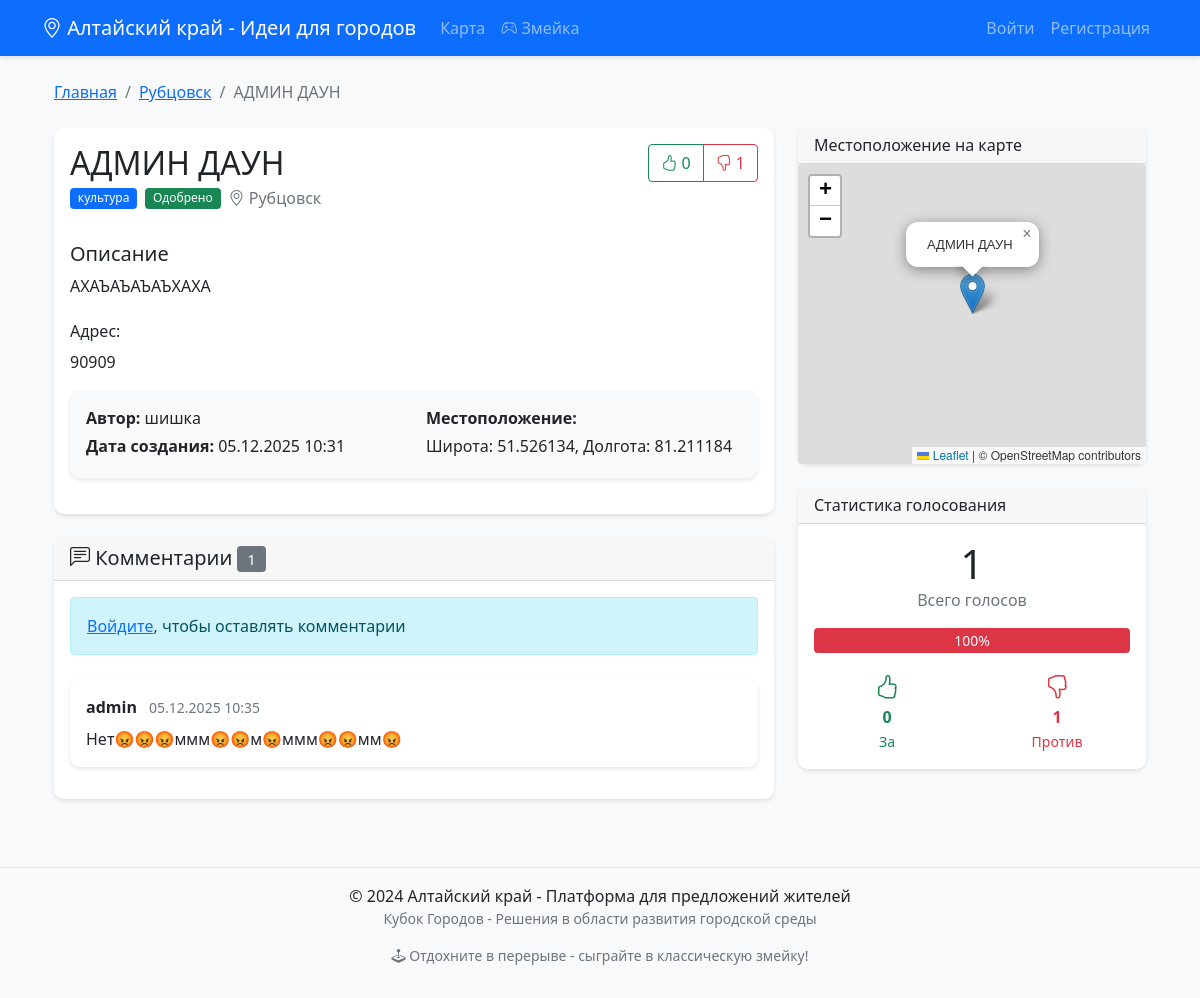
Page /point/2 on the committed database.
### models.py (models this page shows)
class City(db.Model):
    id = db.Column(db.Integer, primary_key=True)
    name = db.Column(db.String(100), unique=True, nullable=False)
    region = db.Column(db.String(100), default='Алтайский край')
    latitude = db.Column(db.Float, nullable=False)
    longitude = db.Column(db.Float, nullable=False)
    zoom_level = db.Column(db.Integer, default=12)
    is_active = db.Column(db.Boolean, default=True)
    created_at = db.Column(db.DateTime, default=datetime.utcnow)
    points = db.relationship('CityPoint', backref='city', lazy=True)

class CityPoint(db.Model):
    id = db.Column(db.Integer, primary_key=True)
    title = db.Column(db.String(200), nullable=False)
    description = db.Column(db.Text, nullable=False)
    category = db.Column(db.String(50), nullable=False)
    latitude = db.Column(db.Float, nullable=False)
    longitude = db.Column(db.Float, nullable=False)
    created_at = db.Column(db.DateTime, default=datetime.utcnow)
    status = db.Column(db.String(20), default='pending')
    address = db.Column(db.String(300))
    user_id = db.Column(db.Integer, db.ForeignKey('user.id'), nullable=False)
    city_id = db.Column(db.Integer, db.ForeignKey('city.id'), nullable=False)
    images = db.relationship('PointImage', backref='point', lazy=True, cascade='all, delete-orphan')
    votes = db.relationship('Vote', backref='point', lazy=True, cascade='all, delete-orphan')
    comments = db.relationship('Comment', backref='point', lazy=True, cascade='all, delete-orphan')

class User(UserMixin, db.Model):
    id = db.Column(db.Integer, primary_key=True)
    username = db.Column(db.String(80), unique=True, nullable=False)
    email = db.Column(db.String(120), unique=True, nullable=False)
    password = db.Column(db.String(200), nullable=False)
    is_admin = db.Column(db.Boolean, default=False)
    created_at = db.Column(db.DateTime, default=datetime.utcnow)
    followed_cities = db.relationship('City', secondary=user_cities,
                                      backref=db.backref('followers', lazy=True))
    proposals = db.relationship('CityPoint', backref='author', lazy=True)
    votes = db.relationship('Vote', backref='voter', lazy=True)
    comments = db.relationship('Comment', backref='author', lazy=True)

class Comment(db.Model):
    id = db.Column(db.Integer, primary_key=True)
    content = db.Column(db.Text, nullable=False)
    user_id = db.Column(db.Integer, db.ForeignKey('user.id'), nullable=False)
    point_id = db.Column(db.Integer, db.ForeignKey('city_point.id'), nullable=False)
    created_at = db.Column(db.DateTime, default=datetime.utcnow)

### app.py (the view)
@app.route('/point/<int:point_id>')
def point_detail(point_id):
    point = CityPoint.query.get_or_404(point_id)
    votes_up = Vote.query.filter_by(point_id=point_id, vote_type='upvote').count()
    votes_down = Vote.query.filter_by(point_id=point_id, vote_type='downvote').count()
    user_vote = None
    if current_user.is_authenticated:
        vote = Vote.query.filter_by(user_id=current_user.id, point_id=point_id).first()
        if vote:
            user_vote = vote.vote_type
    comments = Comment.query.filter_by(point_id=point_id).order_by(Comment.created_at.desc()).all()
    similar_points = CityPoint.query.filter(
        CityPoint.city_id == point.city_id,
        CityPoint.category == point.category,
        CityPoint.id != point_id,
        CityPoint.status == 'approved'
    ).limit(5).all()
    point_data = {
        'id': point.id,
        'title': point.title,
        'latitude': point.latitude,
        'longitude': point.longitude,
        'city_name': point.city.name
    }
    return render_template('point_detail.html',
                           point=point,
                           votes_up=votes_up,
                           votes_down=votes_down,
                           user_vote=user_vote,
                           comments=comments,
                           similar_points=similar_points,
                           point_data=json.dumps(point_data))

### templates/point_detail.html (shortened to what this page needs)
{% extends "base.html" %}
{% block content %}
<div class="container">
    <nav aria-label="breadcrumb" class="mb-4">
        <ol class="breadcrumb">
            <li class="breadcrumb-item"><a href="{{ url_for('index') }}">Главная</a></li>
            <li class="breadcrumb-item"><a href="{{ url_for('index', city_id=point.city.id) }}">{{ point.city.name }}</a></li>
            <li class="breadcrumb-item active">{{ point.title|truncate(30) }}</li>
        </ol>
    </nav>
    <div class="row">
        <div class="col-lg-8">
            <div class="card mb-4">
                <div class="card-body">
                    <div class="d-flex justify-content-between align-items-start mb-3">
                        <div>
                            <h2 class="card-title mb-1">{{ point.title }}</h2>
                            <div class="d-flex align-items-center gap-2 mb-3">
                                <span class="badge bg-primary">{{ point.category }}</span>
                                <span class="badge bg-{{
                                    'warning' if point.status == 'pending'
                                    else 'success' if point.status == 'approved'
                                    else 'info' if point.status == 'completed'
                                    else 'danger'
                                }}">
                                    {{
                                        'На рассмотрении' if point.status == 'pending'
                                        else 'Одобрено' if point.status == 'approved'
                                        else 'Завершено' if point.status == 'completed'
                                        else 'Отклонено'
                                    }}
                                </span>
                                <span class="text-muted">
                                    <i class="bi bi-geo-alt"></i> {{ point.city.name }}
                                </span>
                            </div>
                        </div>
                        <div class="text-end">
                            <div class="btn-group" role="group">
                                <button type="button" class="btn btn-outline-success vote-btn {% if user_vote == 'upvote' %}active{% endif %}"
                                        data-point-id="{{ point.id }}" data-vote-type="upvote">
                                    <i class="bi bi-hand-thumbs-up"></i>
                                    <span id="votes-up">{{ votes_up }}</span>
                                </button>
                                <button type="button" class="btn btn-outline-danger vote-btn {% if user_vote == 'downvote' %}active{% endif %}"
                                        data-point-id="{{ point.id }}" data-vote-type="downvote">
                                    <i class="bi bi-hand-thumbs-down"></i>
                                    <span id="votes-down">{{ votes_down }}</span>
                                </button>
                            </div>
                        </div>
                    </div>
                    <div class="mb-4">
                        <h5>Описание</h5>
                        <p class="card-text">{{ point.description|replace('\n', '<br>')|safe }}</p>
                    </div>
                    {% if point.address %}
                    <div class="mb-3">
                        <h6>Адрес:</h6>
                        <p class="card-text">{{ point.address }}</p>
                    </div>
                    {% endif %}
                    <div class="card bg-light">
                        <div class="card-body">
                            <div class="row">
                                <div class="col-md-6">
                                    <p class="mb-1"><strong>Автор:</strong> {{ point.author.username }}</p>
                                    <p class="mb-1"><strong>Дата создания:</strong> {{ point.created_at.strftime('%d.%m.%Y %H:%M') }}</p>
                                </div>
                                <div class="col-md-6">
                                    <p class="mb-1"><strong>Местоположение:</strong></p>
                                    <p class="mb-0">Широта: {{ "%.6f"|format(point.latitude) }}, Долгота: {{ "%.6f"|format(point.longitude) }}</p>
                                </div>
                            </div>
                        </div>
                    </div>
                </div>
            </div>
            <div class="card">
                <div class="card-header">
                    <h5 class="mb-0">
                        <i class="bi bi-chat-left-text"></i> Комментарии
                        <span class="badge bg-secondary">{{ comments|length }}</span>
                    </h5>
                </div>
                <div class="card-body">
                    {% if current_user.is_authenticated %}
                    <form method="POST" action="{{ url_for('add_comment', point_id=point.id) }}" class="mb-4">
                        <div class="mb-3">
                            <label for="comment" class="form-label">Добавить комментарий</label>
                            <textarea class="form-control" id="comment" name="content" rows="3"
                                      placeholder="Ваш комментарий..." required></textarea>
                        </div>
                        <button type="submit" class="btn btn-primary">Отправить</button>
                    </form>
                    {% else %}
                    <div class="alert alert-info mb-4">
                        <a href="{{ url_for('login') }}">Войдите</a>, чтобы оставлять комментарии
                    </div>
                    {% endif %}
                    <div class="comments-list">
                        {% if comments %}
                            {% for comment in comments %}
                            <div class="card mb-3">
                                <div class="card-body">
                                    <div class="d-flex justify-content-between align-items-start mb-2">
                                        <div>
                                            <strong>{{ comment.author.username }}</strong>
                                            <small class="text-muted ms-2">{{ comment.created_at.strftime('%d.%m.%Y %H:%M') }}</small>
                                        </div>
                                    </div>
                                    <p class="mb-0">{{ comment.content|replace('\n', '<br>')|safe }}</p>
                                </div>
                            </div>
                            {% endfor %}
                        {% else %}
                            <div class="text-center py-4">
                                <i class="bi bi-chat-left display-4 text-muted"></i>
                                <p class="mt-3 text-muted">Комментариев пока нет. Будьте первым!</p>
                            </div>
                        {% endif %}
                    </div>
                </div>
            </div>
        </div>
        <div class="col-lg-4">
            <div class="card mb-4">
                <div class="card-header">
                    <h6 class="mb-0">Местоположение на карте</h6>
                </div>
                <div class="card-body p-0">
                    <div id="detail-map" style="height: 300px;"></div>
                </div>
            </div>
            <div class="card mb-4">
                <div class="card-header">
                    <h6 class="mb-0">Статистика голосования</h6>
                </div>
                <div class="card-body">
                    <div class="text-center mb-3">
                        <div class="display-6">{{ votes_up + votes_down }}</div>
                        <p class="text-muted mb-0">Всего голосов</p>
                    </div>
                    <div class="progress mb-3" style="height: 25px;">
                        {% set total_votes = votes_up + votes_down %}
                        {% set upvote_percent = (votes_up / total_votes * 100) if total_votes > 0 else 0 %}
                        <div class="progress-bar bg-danger" style="width: {{ 100 - upvote_percent }}%">
                            {{ "%.0f"|format(100 - upvote_percent) }}%
                        </div>
                    </div>
                    <div class="row text-center">
                        <div class="col-6">
                            <div class="text-success">
                                <i class="bi bi-hand-thumbs-up fs-4"></i>
                                <div class="fw-bold">{{ votes_up }}</div>
                                <small>За</small>
                            </div>
                        </div>
                        <div class="col-6">
                            <div class="text-danger">
                                <i class="bi bi-hand-thumbs-down fs-4"></i>
                                <div class="fw-bold">{{ votes_down }}</div>
                                <small>Против</small>
                            </div>
                        </div>
                    </div>
                </div>
            </div>
        </div>
    </div>
</div>
{% endblock %}
{% block scripts %}
<link rel="stylesheet" href="https://unpkg.com/leaflet@1.9.4/dist/leaflet.css" />
{% endblock %}

### templates/base.html (style rules this page uses)
body { font-family: 'Segoe UI', Tahoma, Geneva, Verdana, sans-serif; background-color: #f8f9fa; }
.card { box-shadow: 0 2px 4px rgba(0,0,0,0.1); border: none; margin-bottom: 20px; border-radius: 10px; }
.card-header { border-radius: 10px 10px 0 0 !important; }
.badge { font-weight: normal; }
#map, #point-map, #detail-map, #profile-map { border-radius: 8px; }

### templates/point_detail.html (style rules this page uses)
#detail-map { border-radius: 4px; }
.progress-bar { font-size: 14px; line-height: 25px; }

### rows in the picture
City: city.name "Рубцовск"
CityPoint: title "АДМИН ДАУН", category "культура", status "Одобрено", description "АХАЪАЪАЪАЪХАХА", address "90909", created_at "05.12.2025 10:31", latitude "51.526134", longitude "81.211184"
User: author.username "шишка"
Comment: author.username "admin", created_at "05.12.2025 10:35", content "Нет😡😡😡ммм😡😡м😡ммм😡😡мм😡"

### other values in the picture
{{ votes_up }} "0"
{{ votes_down }} "1"
{{ comments|length }} "1"
{{ votes_up + votes_down }} "1"
{{ "%.0f"|format(100 - upvote_percent) }} "100"
